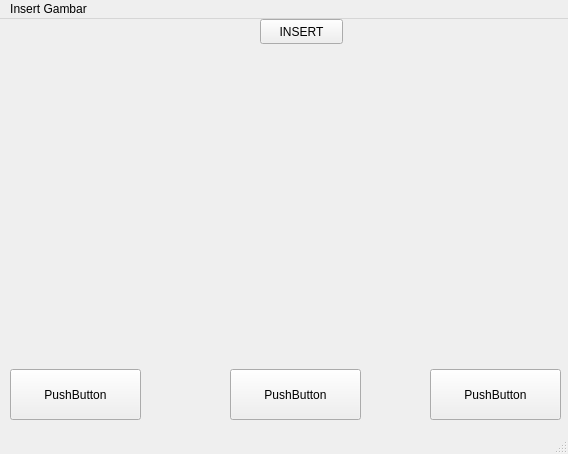
<?xml version="1.0" encoding="UTF-8"?>
<ui version="4.0">
 <class>MainWindow</class>
 <widget class="QMainWindow" name="MainWindow">
  <property name="geometry">
   <rect>
    <x>0</x>
    <y>0</y>
    <width>568</width>
    <height>454</height>
   </rect>
  </property>
  <property name="windowTitle">
   <string>MainWindow</string>
  </property>
  <widget class="QWidget" name="centralwidget">
   <widget class="QPushButton" name="btnInsert">
    <property name="geometry">
     <rect>
      <x>260</x>
      <y>0</y>
      <width>83</width>
      <height>25</height>
     </rect>
    </property>
    <property name="text">
     <string>INSERT</string>
    </property>
   </widget>
   <widget class="QLabel" name="img1">
    <property name="geometry">
     <rect>
      <x>11</x>
      <y>26</y>
      <width>281</width>
      <height>291</height>
     </rect>
    </property>
    <property name="text">
     <string></string>
    </property>
   </widget>
   <widget class="QLabel" name="img2">
    <property name="geometry">
     <rect>
      <x>310</x>
      <y>30</y>
      <width>251</width>
      <height>291</height>
     </rect>
    </property>
    <property name="text">
     <string></string>
    </property>
   </widget>
   <widget class="QPushButton" name="btnNegasi">
    <property name="geometry">
     <rect>
      <x>10</x>
      <y>350</y>
      <width>131</width>
      <height>51</height>
     </rect>
    </property>
    <property name="text">
     <string>PushButton</string>
    </property>
   </widget>
   <widget class="QPushButton" name="btnRotasi">
    <property name="geometry">
     <rect>
      <x>230</x>
      <y>350</y>
      <width>131</width>
      <height>51</height>
     </rect>
    </property>
    <property name="text">
     <string>PushButton</string>
    </property>
   </widget>
   <widget class="QPushButton" name="btnMirror">
    <property name="geometry">
     <rect>
      <x>430</x>
      <y>350</y>
      <width>131</width>
      <height>51</height>
     </rect>
    </property>
    <property name="text">
     <string>PushButton</string>
    </property>
   </widget>
  </widget>
  <widget class="QMenuBar" name="menubar">
   <property name="geometry">
    <rect>
     <x>0</x>
     <y>0</y>
     <width>568</width>
     <height>22</height>
    </rect>
   </property>
   <widget class="QMenu" name="menuViskom_Jaya">
    <property name="title">
     <string>Insert Gambar</string>
    </property>
   </widget>
   <addaction name="menuViskom_Jaya"/>
  </widget>
  <widget class="QStatusBar" name="statusbar"/>
  <action name="actionInsert_Gambar">
   <property name="text">
    <string>Insert Gambar</string>
   </property>
  </action>
 </widget>
 <resources/>
 <connections/>
</ui>
